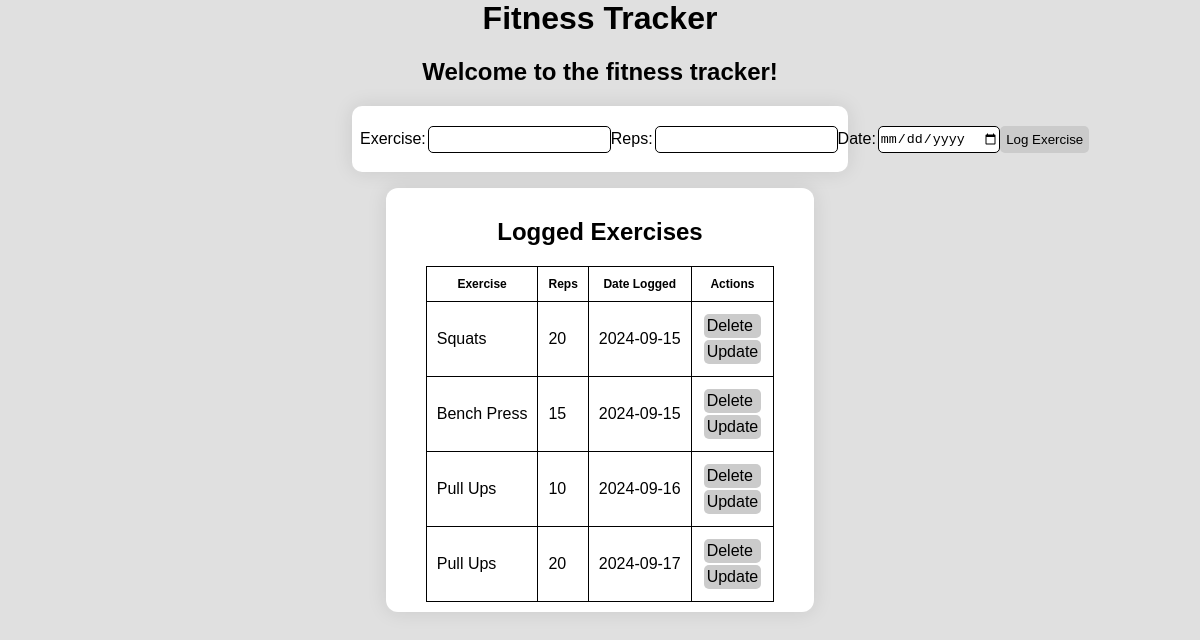
The app's page /tracker (signed in) with its own data.
### app.py (models this page shows, shortened)
class Exercises(db.Model):
    logID = db.Column(db.Integer, primary_key=True)
    name = db.Column(db.String(100), nullable=False)
    reps = db.Column(db.Integer, nullable=False)
    date = db.Column(db.DateTime, nullable=False)
    userID = db.Column(db.Integer, db.ForeignKey(Users.userID))

### app.py (the view)
@app.route('/tracker', methods=['POST', 'GET'])
def index():
    if request.method == 'POST':
        exercise_name = request.form['name']
        exercise_reps = request.form['reps']
        unextracted_date = request.form['date']
        if(len(unextracted_date) > 1):
            exercise_date = datetime.strptime(unextracted_date, '%Y-%m-%d')
            new_exercise = Exercises(name=exercise_name, reps=exercise_reps, date=exercise_date, userID = session["userID"])
        else:
            new_exercise = Exercises(name=exercise_name, reps=exercise_reps, date=datetime.today(), userID = session["userID"])
        if not (exercise_name and exercise_reps):
            return render_template('index.html', message="All fields are required.")
        try:
            db.session.add(new_exercise)
            db.session.commit()
            return redirect('/tracker')
        except:
            return "There was an issue adding your exercise"
    else:
        exercises = Exercises.query.filter(Exercises.userID == session["userID"]).order_by(Exercises.date).all()
        return render_template('index.html', exercises=exercises)

### templates/index.html (shortened to what this page needs)
{% extends 'base.html' %}
{% block body %}
<h1>Fitness Tracker</h1>
<h2>Welcome to the fitness tracker!</h2>
<form class="input-container" action="/tracker" method="POST">
    <div>
        <p>Exercise: </p>
        <input type="text" name="name" id="name">
    </div>
    <div>
        <p>Reps: </p>
        <input type="number" name="reps" id="reps">
    </div>
    <div>
        <p>Date: </p>
        <input type="date" onfocus="this.showPicker()" name="date" id="date">
    </div>
    <div>
        <input type="submit" class="log-button" value="Log Exercise" />
    </div>
</form>
<div class="name">
    <h2>Logged Exercises</h2>
    {% if exercises|length < 1 %}
    <h4 style="text-align: center">There are no exercises. Create one above.</h4>
    {% else %}
    <table>
        <tr>
            <th>Exercise</th>
            <th>Reps</th>
            <th>Date Logged</th>
            <th>Actions</th>
        </tr>
        {% for exercise in exercises %}
        <tr>
            <td>{{ exercise.name }}</td>
            <td>{{ exercise.reps }}</td>
            <td>{{ exercise.date.date() }}</td>
            <td>
                <div class="a-wrapper">
                    <a href="/delete/{{exercise.logID}}">Delete</a>
                </div>
                <div class="a-wrapper">
                    <a href="/update/{{exercise.logID}}">Update</a>
                </div>
            </td>
        </tr>
        {% endfor %}
    </table>
    {% endif %}
</div>
    {% endblock %}

### static/css/style.css (style rules this page uses)
body { font-family: 'GT Haptik Medium', sans-serif; height: 100%; margin: 0; padding: 0; text-align: center; background-color: #e0e0e0; }
form { width: 40%; display: inline-flex; border: black 1px solid; padding: 8px; align-items: center; justify-content: space-between; border-radius: 10px; border: none; background-color: white; box-shadow: 0 0 20px 0px rgba(0,0,0,0.1); }
form div input { height: 2em; border-radius: 5px; border: 1px solid black; }
form div { display:inline-flex; align-items:center; }
form div p { padding-right: 2px; }
.log-button { background-color: #cbcbcb; border: none; transition: ease-in 0.15s; font-family: 'GT Haptik Medium', sans-serif; border-radius: 5px; }
table, th, td { border: 1px solid; }
table { margin-top: 1vh; border-collapse: collapse; margin-right: auto; margin-left: auto; background-color: white; }
th, td { padding: 10px; }
th { font-size: 1vw; }
.name { width: fit-content; background-color: white; border-radius: 1vw; margin-left: auto; margin-right: auto; padding: 10px 40px; box-shadow: 0 0 20px 0px rgba(0,0,0,0.1); }
.a-wrapper { margin: 2px; padding: 3px; background-color: #cbcbcb; border-radius: 5px; transition: ease-in 0.15s; }
.a-wrapper a { text-decoration: none; color: black; }

### records on screen
Exercises: name "Squats", reps "20", date "2024-09-15"
Exercises: name "Bench Press", reps "15", date "2024-09-15"
Exercises: name "Pull Ups", reps "10", date "2024-09-16"
Exercises: name "Pull Ups", reps "20", date "2024-09-17"
